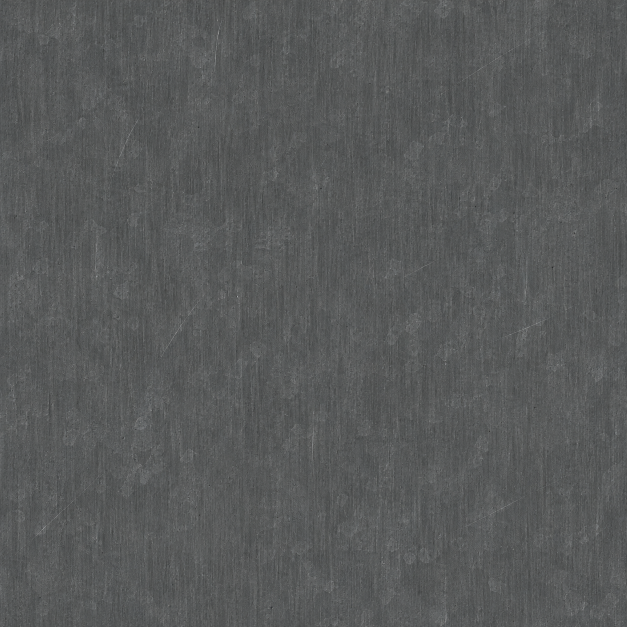
#> input picture Amped-Host/packaging/release/visual/art/bare-steel.png, 1254 x 1254 px (shown at 1/2 size)
$ python -i textures.py   (imports and definitions only)
#> lines starting #> are read from the running program, lines starting #| are printed output that depends on the picture
#> further down, picture is the input picture: PIL image 1254x1254 RGB; mean R, G, B 88.1, 89.9, 89.9
"""Generate opaque Xbox texture overrides from the original materials."""

from io import BytesIO
import struct

import numpy as np
from PIL import Image

BC1 = 0x0C
BC2 = 0x0E


# [25 lines left out: function decode_xpr, not called in this run]


def wrap_resize(image):
    width, height = image.size
#> width = 1254; height = 1254
    border = 8
    tiled = Image.new("RGBA", (width + 2 * border, height + 2 * border))
#> tiled: PIL image 1270x1270 RGBA; every value is 0
    for dy in (-height, 0, height):
        for dx in (-width, 0, width):
            tiled.paste(image, (border + dx, border + dy))
    scaled = tiled.resize((2 * tiled.width, 2 * tiled.height), Image.Resampling.LANCZOS)
    return scaled.crop((2 * border, 2 * border, 2 * (border + width), 2 * (border + height)))


def charcoal_levels(original):
    middle = wrap_resize(original)
    base = np.asarray(wrap_resize(middle), dtype=np.int16)[..., :3]
#> in wrap_resize (call 2), `tiled = Image.new("RGBA", (width + 2 * border, height + 2 * border))`: tiled: PIL image 2524x2524 RGBA; every value is 0
    luma = np.asarray(original.convert("L"), dtype=np.float32)
    # Keep the coating's large-scale mottling. The fine component comes from
    # the same disc tile so the material also suits its other metal surfaces.
    smooth = luma
    for axis in (0, 1):
        smooth = (np.roll(smooth, 1, axis) + 2 * smooth + np.roll(smooth, -1, axis)) * 0.25
    grain = luma - smooth
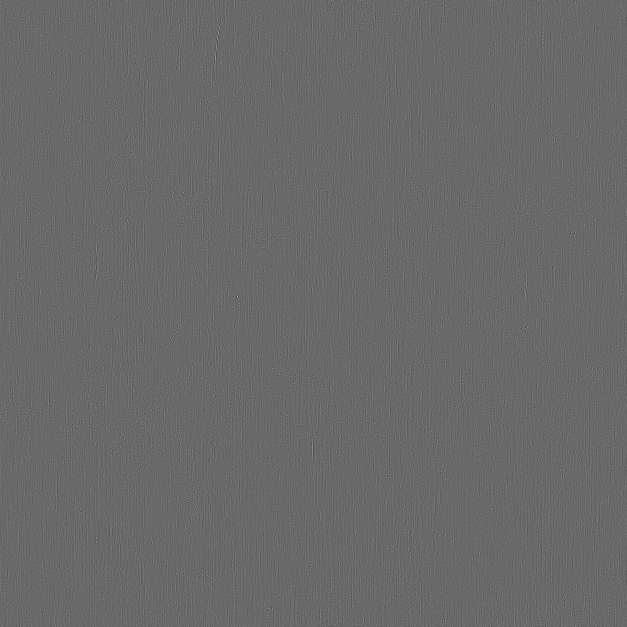
#> grain: shape (1254, 1254) float32 (shown at 1/2 size); min -30.19, max 42.75, mean 0; drawn with min black and max white
    grain = grain + 0.55 * np.roll(grain.T, (17, 29), axis=(0, 1))
    grain = np.clip(grain * (5.5 / max(float(grain.std()), 0.01)), -15, 15)
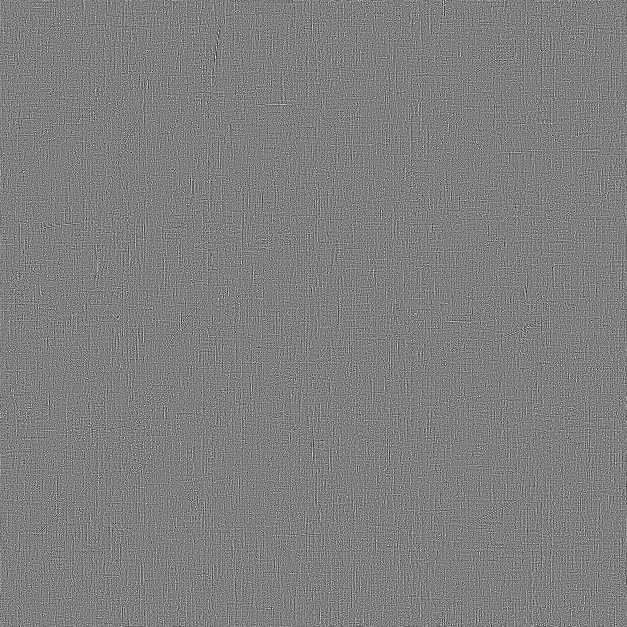
#> grain: shape (1254, 1254) float32 (shown at 1/2 size); min -15, max 15, mean -0.0114; drawn with min black and max white
    grain = np.tile(grain, (4, 4))
#> grain: shape (5016, 5016) float32
    delta = np.rint(np.clip(grain, -base.min(axis=2), 255 - base.max(axis=2))).astype(np.int16)
    top = Image.fromarray((base + delta[..., None]).astype(np.uint8)).convert("RGBA")
    return top, Image.blend(top.resize(middle.size, Image.Resampling.BOX), middle, 0.18)


# [86 lines left out: functions overlap_edges, tile_detail, siding_levels, replace_close_texture, painted_levels, ramp_snow_level and 1 more, not called in this run]

>>> from PIL import Image
>>> picture = Image.open('art/bare-steel.png')
>>> result = charcoal_levels(picture)
